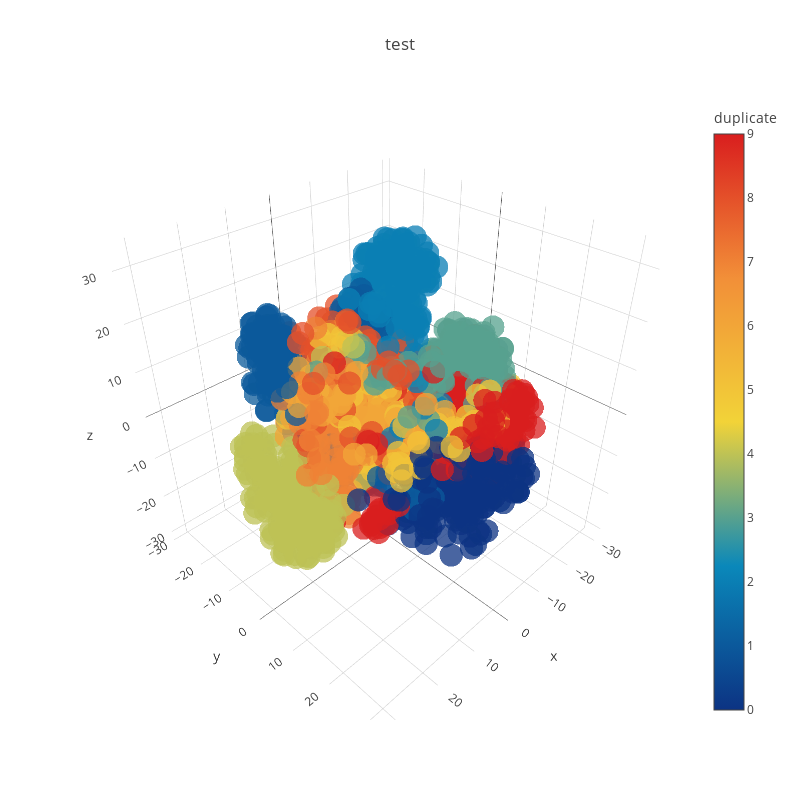

Notebook source saved alongside this figure:
### Code cell
## plotting satter 3-d graph
import plotly.graph_objs as go

trace1 = go.Scatter3d(
    x=X_tsne[:,0],
    y=X_tsne[:,1],
    z=X_tsne[:,2],
    mode='markers',
    marker=dict(
        sizemode='diameter',
        color = y,
        colorscale = 'Portland',
        colorbar = dict(title = 'duplicate'),
        line=dict(color='rgb(255, 255, 255)'),
        opacity=0.75
    )
)

data=[trace1]
layout=dict(height=800, width=800, title='test')
fig=dict(data=data, layout=layout)
py.iplot(fig, filename='3DBubble')

### Figure 1 — Plotly figure (JSON) as saved in the notebook; plotly's stock layout.template omitted (floating-point values rounded to 4 significant figures; data arrays with more than 128 entries replaced by an {"elided": "..."} marker saying what was removed)
{"data": [{"marker": {"color": {"elided": "1797 int values"}, "colorbar": {"title": "duplicate"}, "colorscale": "Portland", "line": {"color": "rgb(255, 255, 255)"}, "opacity": 0.75, "sizemode": "diameter"}, "mode": "markers", "type": "scatter3d", "x": {"elided": "1797 float values"}, "y": {"elided": "1797 float values"}, "z": {"elided": "1797 float values"}}], "layout": {"height": 800, "title": "test", "width": 800}}
